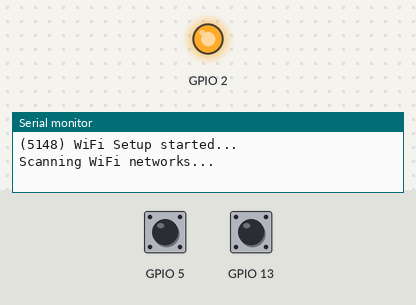
Bench run of a program on a simulated ESP8266 (Wemos D1 mini). On the bench: output pins drawn as LEDs (lit = HIGH), the last lines printed to the serial monitor. The test bench sets the inputs (shaded band); at power-on: GPIO 5 HIGH, GPIO 13 HIGH. A WiFi scan finds three made-up networks; storage starts empty.

Above: at 5.2 s.
At 7.2 s:
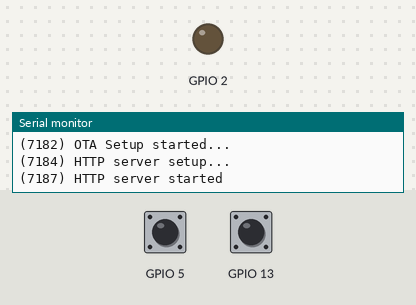
Timing chart, 0 to 8.7 s (numbered marks = the images above):
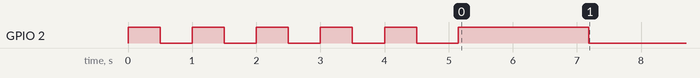

The program:

main.cpp
```cpp
#include <App.hpp>
#include <Arduino.h>
#include <ESP8266WiFi.h>
#include <MqttHandler.hpp>
#include <OpenHabHandler.hpp>
#include <OtaHandler.hpp>
#include <Syslog.hpp>
#include <WebHandler.hpp>
#include <WifiHandler.hpp>

time_t lifeTicker;
time_t maxLoopTime;
time_t lastLoopTimestamp;
time_t thisLoopTimestamp;
time_t debounceTimestamp;
time_t buttonPressed0Timestamp;

volatile bool buttonPressed0;
volatile bool buttonPressed;
volatile bool showPressingDuration;

bool firstRun;

void ringButtonPressed()
{
  time_t cm = millis();

  if (!buttonPressed && (cm - debounceTimestamp > 1000)) // button debouncing
  {
    buttonPressed0 = true;
    buttonPressed0Timestamp = cm;
  }

  if (buttonPressed0 && (cm - buttonPressed0Timestamp) >= 35)
  {
    buttonPressed = true;
    buttonPressed0 = false;
  }

  showPressingDuration = true;
  debounceTimestamp = millis();
}

void setup()
{
  buttonPressed0 = false;
  buttonPressed = false;
  showPressingDuration = false;
  firstRun = true;
  app.setup();
  app.writeConfig();
  app.printConfig();
  wifiHandler.setup();

  attachInterrupt(digitalPinToInterrupt(RING_BUTTON), &ringButtonPressed,
                  FALLING);

  maxLoopTime = 0l;
  lifeTicker = lastLoopTimestamp = millis();
}

void loop()
{
  thisLoopTimestamp = millis();
  maxLoopTime = max(maxLoopTime, thisLoopTimestamp - lastLoopTimestamp);
  lastLoopTimestamp = thisLoopTimestamp;

  if (buttonPressed0 && (thisLoopTimestamp - debounceTimestamp) >= 200)
  {
    buttonPressed = false;
    buttonPressed0 = false;
    syslog.logInfo("Ringbutton pressed to short");
  }

  if (showPressingDuration && (thisLoopTimestamp - debounceTimestamp) >= 1000)
  {
    showPressingDuration = false;
    syslog.logInfo("button pressing time in ms:",
                   (int)(debounceTimestamp - buttonPressed0Timestamp));
  }

  if (buttonPressed)
  {
    buttonPressed = false;
    LOG0("Button pressed...\n");
    syslog.logInfo("The doorbell is ringing.");
    openHabHandler.sendValue("ON");
    mqttHandler.sendValue("ON");
  }

  if ((thisLoopTimestamp - lifeTicker) >= 120000)
  {
    LOG1("max loop time = %ld\n", maxLoopTime);
    LOG1("wifi is connected %d\n", wifiHandler.isConnected());
    maxLoopTime = 0l;
    lifeTicker = thisLoopTimestamp;
    syslog.logInfo("i'm alive");
  }

  if (wifiHandler.handle(thisLoopTimestamp))
  {
    otaHandler.handle();
    webHandler.handle();
    mqttHandler.handle();

    if (firstRun)
    {
      syslog.logInfo(APP_NAME ", Version " APP_VERSION ", by " APP_AUTHOR);
      syslog.logInfo("Build date: " __DATE__ " " __TIME__);
      firstRun = false;
    }
  }

  app.handle();
}
```
